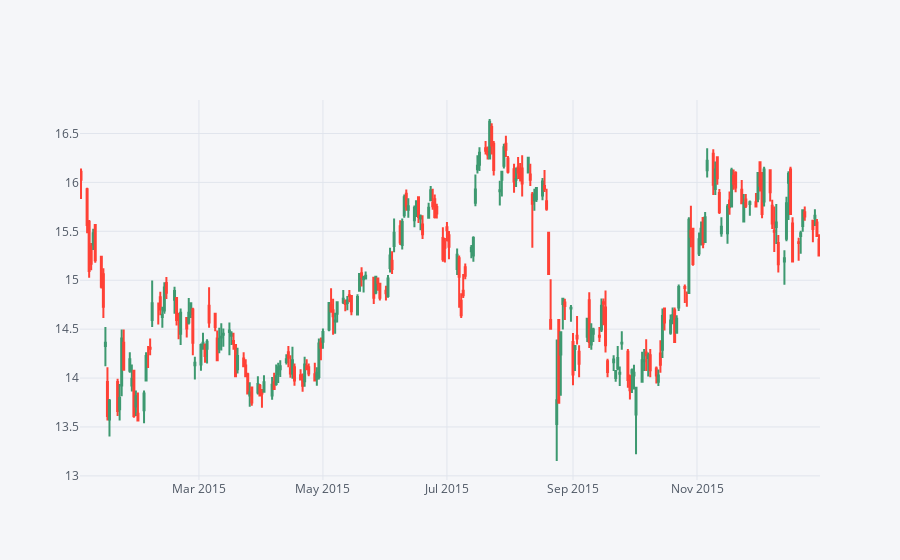

The notebook cell saved with this chart:
### Markdown cell above
** Use .iplot(kind='candle) to create a candle plot of Bank of America's stock from Jan 1st 2015 to Jan 1st 2016.**

### Code cell
bac_15 = bac[['Open', 'High', 'Low', 'Close']]['2015-01-01':'2016-01-01']
bac_15.iplot(kind='candle')

### Figure 1 — Plotly figure (JSON) as saved in the notebook; plotly's stock layout.template omitted (floating-point values rounded to 4 significant figures; data arrays with more than 128 entries replaced by an {"elided": "..."} marker saying what was removed)
{"data": [{"close": {"elided": "252 float values"}, "high": {"elided": "252 float values"}, "low": {"elided": "252 float values"}, "open": {"elided": "252 float values"}, "showlegend": false, "type": "candlestick", "x": {"elided": "252 str values"}, "yaxis": "y2"}], "layout": {"legend": {"bgcolor": "#F5F6F9", "font": {"color": "#4D5663"}}, "paper_bgcolor": "#F5F6F9", "plot_bgcolor": "#F5F6F9", "title": {"font": {"color": "#4D5663"}}, "xaxis": {"gridcolor": "#E1E5ED", "rangeslider": {"visible": false}, "showgrid": true, "tickfont": {"color": "#4D5663"}, "title": {"font": {"color": "#4D5663"}, "text": ""}, "zerolinecolor": "#E1E5ED"}, "yaxis": {"gridcolor": "#E1E5ED", "showgrid": true, "showticklabels": false, "tickfont": {"color": "#4D5663"}, "title": {"font": {"color": "#4D5663"}, "text": ""}, "zerolinecolor": "#E1E5ED"}, "yaxis2": {"gridcolor": "#E1E5ED", "showgrid": true, "tickfont": {"color": "#4D5663"}, "title": {"font": {"color": "#4D5663"}, "text": ""}, "zerolinecolor": "#E1E5ED"}}}
